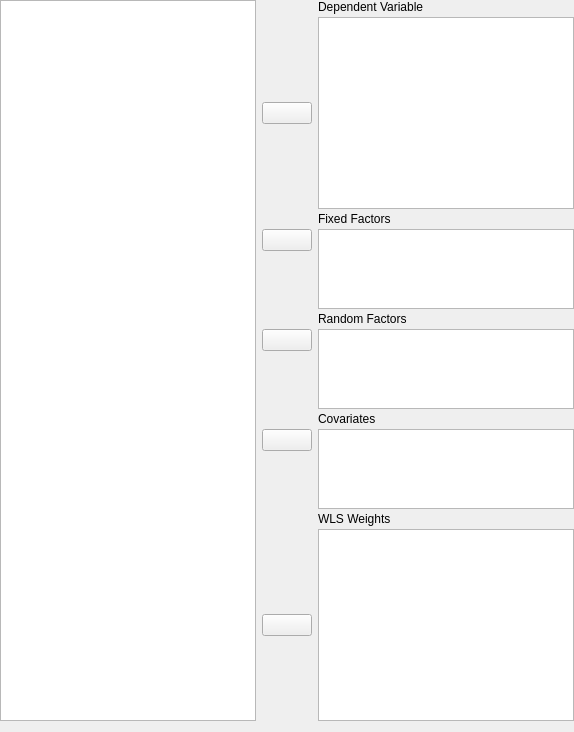
    <widget class="QWidget" name="topWidget" native="true">
     <property name="sizePolicy">
      <sizepolicy hsizetype="Minimum" vsizetype="Fixed">
       <horstretch>0</horstretch>
       <verstretch>0</verstretch>
      </sizepolicy>
     </property>
     <layout class="QGridLayout" name="gridLayout_3">
      <property name="leftMargin">
       <number>0</number>
      </property>
      <property name="topMargin">
       <number>0</number>
      </property>
      <property name="rightMargin">
       <number>0</number>
      </property>
      <property name="verticalSpacing">
       <number>3</number>
      </property>
      <item row="6" column="2" rowspan="2">
       <widget class="BoundListView" name="randomFactors">
        <property name="sizePolicy">
         <sizepolicy hsizetype="Expanding" vsizetype="Fixed">
          <horstretch>0</horstretch>
          <verstretch>0</verstretch>
         </sizepolicy>
        </property>
        <property name="minimumSize">
         <size>
          <width>0</width>
          <height>80</height>
         </size>
        </property>
        <property name="maximumSize">
         <size>
          <width>16777215</width>
          <height>80</height>
         </size>
        </property>
        <property name="selectionMode">
         <enum>QAbstractItemView::ExtendedSelection</enum>
        </property>
       </widget>
      </item>
      <item row="4" column="1">
       <spacer name="verticalSpacer_6">
        <property name="orientation">
         <enum>Qt::Vertical</enum>
        </property>
        <property name="sizeHint" stdset="0">
         <size>
          <width>20</width>
          <height>5</height>
         </size>
        </property>
       </spacer>
      </item>
      <item row="10" column="1">
       <spacer name="verticalSpacer">
        <property name="orientation">
         <enum>Qt::Vertical</enum>
        </property>
        <property name="sizeHint" stdset="0">
         <size>
          <width>20</width>
          <height>5</height>
         </size>
        </property>
       </spacer>
      </item>
      <item row="7" column="1">
       <spacer name="verticalSpacer_2">
        <property name="orientation">
         <enum>Qt::Vertical</enum>
        </property>
        <property name="sizeHint" stdset="0">
         <size>
          <width>20</width>
          <height>5</height>
         </size>
        </property>
       </spacer>
      </item>
      <item row="3" column="2" rowspan="2">
       <widget class="BoundListView" name="fixedFactors">
        <property name="sizePolicy">
         <sizepolicy hsizetype="Expanding" vsizetype="Fixed">
          <horstretch>0</horstretch>
          <verstretch>0</verstretch>
         </sizepolicy>
        </property>
        <property name="minimumSize">
         <size>
          <width>0</width>
          <height>80</height>
         </size>
        </property>
        <property name="maximumSize">
         <size>
          <width>16777215</width>
          <height>80</height>
         </size>
        </property>
        <property name="selectionMode">
         <enum>QAbstractItemView::ExtendedSelection</enum>
        </property>
       </widget>
      </item>
      <item row="9" column="2" rowspan="2">
       <widget class="BoundListView" name="covariates">
        <property name="sizePolicy">
         <sizepolicy hsizetype="Expanding" vsizetype="Fixed">
          <horstretch>0</horstretch>
          <verstretch>0</verstretch>
         </sizepolicy>
        </property>
        <property name="minimumSize">
         <size>
          <width>0</width>
          <height>80</height>
         </size>
        </property>
        <property name="maximumSize">
         <size>
          <width>16777215</width>
          <height>80</height>
         </size>
        </property>
        <property name="selectionMode">
         <enum>QAbstractItemView::ExtendedSelection</enum>
        </property>
       </widget>
      </item>
      <item row="1" column="1">
       <widget class="AssignButton" name="buttonAssignDependent">
        <property name="sizePolicy">
         <sizepolicy hsizetype="Fixed" vsizetype="Fixed">
          <horstretch>0</horstretch>
          <verstretch>0</verstretch>
         </sizepolicy>
        </property>
        <property name="minimumSize">
         <size>
          <width>50</width>
          <height>0</height>
         </size>
        </property>
        <property name="maximumSize">
         <size>
          <width>50</width>
          <height>16777215</height>
         </size>
        </property>
        <property name="text">
         <string/>
        </property>
       </widget>
      </item>
      <item row="0" column="2">
       <widget class="QLabel" name="label">
        <property name="sizePolicy">
         <sizepolicy hsizetype="Fixed" vsizetype="Preferred">
          <horstretch>0</horstretch>
          <verstretch>0</verstretch>
         </sizepolicy>
        </property>
        <property name="text">
         <string>Dependent Variable</string>
        </property>
       </widget>
      </item>
      <item row="2" column="2">
       <widget class="QLabel" name="label_2">
        <property name="sizePolicy">
         <sizepolicy hsizetype="Fixed" vsizetype="Preferred">
          <horstretch>0</horstretch>
          <verstretch>0</verstretch>
         </sizepolicy>
        </property>
        <property name="text">
         <string>Fixed Factors</string>
        </property>
       </widget>
      </item>
      <item row="3" column="1">
       <widget class="AssignButton" name="buttonAssignFixed">
        <property name="sizePolicy">
         <sizepolicy hsizetype="Fixed" vsizetype="Fixed">
          <horstretch>0</horstretch>
          <verstretch>0</verstretch>
         </sizepolicy>
        </property>
        <property name="minimumSize">
         <size>
          <width>50</width>
          <height>0</height>
         </size>
        </property>
        <property name="maximumSize">
         <size>
          <width>50</width>
          <height>16777215</height>
         </size>
        </property>
        <property name="text">
         <string/>
        </property>
       </widget>
      </item>
      <item row="6" column="1">
       <widget class="AssignButton" name="buttonAssignRandom">
        <property name="sizePolicy">
         <sizepolicy hsizetype="Fixed" vsizetype="Fixed">
          <horstretch>0</horstretch>
          <verstretch>0</verstretch>
         </sizepolicy>
        </property>
        <property name="minimumSize">
         <size>
          <width>50</width>
          <height>0</height>
         </size>
        </property>
        <property name="maximumSize">
         <size>
          <width>50</width>
          <height>16777215</height>
         </size>
        </property>
        <property name="text">
         <string/>
        </property>
       </widget>
      </item>
      <item row="5" column="2">
       <widget class="QLabel" name="label_3">
        <property name="sizePolicy">
         <sizepolicy hsizetype="Fixed" vsizetype="Preferred">
          <horstretch>0</horstretch>
          <verstretch>0</verstretch>
         </sizepolicy>
        </property>
        <property name="text">
         <string>Random Factors</string>
        </property>
       </widget>
      </item>
      <item row="9" column="1">
       <widget class="AssignButton" name="buttonAssignCovariates">
        <property name="sizePolicy">
         <sizepolicy hsizetype="Fixed" vsizetype="Fixed">
          <horstretch>0</horstretch>
          <verstretch>0</verstretch>
         </sizepolicy>
        </property>
        <property name="minimumSize">
         <size>
          <width>50</width>
          <height>0</height>
         </size>
        </property>
        <property name="maximumSize">
         <size>
          <width>50</width>
          <height>16777215</height>
         </size>
        </property>
        <property name="text">
         <string/>
        </property>
       </widget>
      </item>
      <item row="8" column="2">
       <widget class="QLabel" name="label_32">
        <property name="sizePolicy">
         <sizepolicy hsizetype="Fixed" vsizetype="Preferred">
          <horstretch>0</horstretch>
          <verstretch>0</verstretch>
         </sizepolicy>
        </property>
        <property name="text">
         <string>Covariates</string>
        </property>
       </widget>
      </item>
      <item row="11" column="2">
       <widget class="QLabel" name="label_4">
        <property name="sizePolicy">
         <sizepolicy hsizetype="Fixed" vsizetype="Preferred">
          <horstretch>0</horstretch>
          <verstretch>0</verstretch>
         </sizepolicy>
        </property>
        <property name="text">
         <string>WLS Weights</string>
        </property>
       </widget>
      </item>
      <item row="12" column="1">
       <widget class="AssignButton" name="buttonAssignWLSWeights">
        <property name="sizePolicy">
         <sizepolicy hsizetype="Fixed" vsizetype="Fixed">
          <horstretch>0</horstretch>
          <verstretch>0</verstretch>
         </sizepolicy>
        </property>
        <property name="minimumSize">
         <size>
          <width>50</width>
          <height>0</height>
         </size>
        </property>
        <property name="maximumSize">
         <size>
          <width>50</width>
          <height>16777215</height>
         </size>
        </property>
        <property name="text">
         <string/>
        </property>
       </widget>
      </item>
      <item row="12" column="2">
       <widget class="boundSingleItemView" name="wlsWeights">
        <property name="sizePolicy">
         <sizepolicy hsizetype="Expanding" vsizetype="Fixed">
          <horstretch>0</horstretch>
          <verstretch>0</verstretch>
         </sizepolicy>
        </property>
        <property name="minimumSize">
         <size>
          <width>0</width>
          <height>0</height>
         </size>
        </property>
        <property name="maximumSize">
         <size>
          <width>16777215</width>
          <height>16777215</height>
         </size>
        </property>
        <property name="selectionMode">
         <enum>QAbstractItemView::ExtendedSelection</enum>
        </property>
       </widget>
      </item>
      <item row="0" column="0" rowspan="13">
       <widget class="AvailableFieldsListView" name="listAvailableFields">
        <property name="sizePolicy">
         <sizepolicy hsizetype="Expanding" vsizetype="Ignored">
          <horstretch>0</horstretch>
          <verstretch>0</verstretch>
         </sizepolicy>
        </property>
        <property name="minimumSize">
         <size>
          <width>0</width>
          <height>0</height>
         </size>
        </property>
        <property name="maximumSize">
         <size>
          <width>16777215</width>
          <height>16777215</height>
         </size>
        </property>
        <property name="selectionMode">
         <enum>QAbstractItemView::ExtendedSelection</enum>
        </property>
       </widget>
      </item>
      <item row="1" column="2">
       <widget class="boundSingleItemView" name="dependent">
        <property name="sizePolicy">
         <sizepolicy hsizetype="Expanding" vsizetype="Fixed">
          <horstretch>0</horstretch>
          <verstretch>0</verstretch>
         </sizepolicy>
        </property>
        <property name="minimumSize">
         <size>
          <width>0</width>
          <height>0</height>
         </size>
        </property>
        <property name="maximumSize">
         <size>
          <width>16777215</width>
          <height>16777215</height>
         </size>
        </property>
        <property name="selectionMode">
         <enum>QAbstractItemView::ExtendedSelection</enum>
        </property>
       </widget>
      </item>
     </layout>
    </widget>
